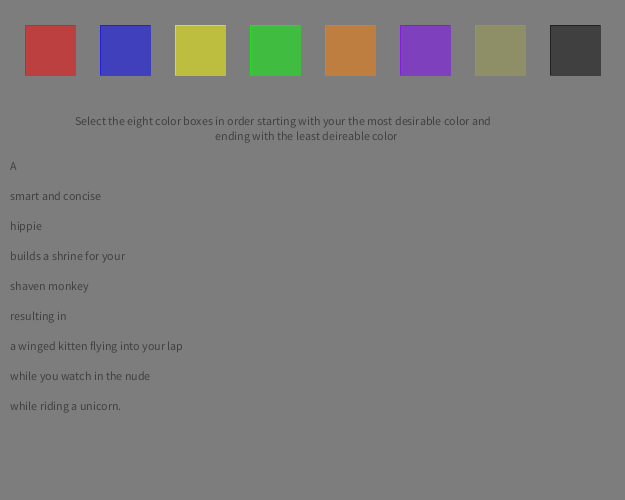
Frame 1 (no input)
Frame 2 (the mouse pressed at the canvas centre, redrawn once): identical to frame 1, image omitted

The Processing sketch that drew this single still picture (run headless with seeded random() and noise(); the mouse was pressed at the canvas centre and the sketch redrawn once):

// Processing sketch: Color_Based_Fortune
// ── Color_Based_Fortune.pde

ColorRecord[] allColors = new ColorRecord[8];
String[] colorName = {"Red", "Blue", "Yellow", "Green", "Orange", "Violet", "Brown", "Black"};
color[] cVals = {color(255, 0, 0, 125), color(0, 0, 255, 125), color(255, 255, 0, 125), color(0, 255, 0, 125), color(255, 127, 0, 125), color(127, 0, 255, 125), color(160, 160, 80, 125), color(0, 0, 0, 125)};
boolean[] decider = {true, true, false, true, false, true, false, false};
int[] deciderNum = {1, 2, 1, 1, 2, 2, 1, 2};
String[] p1Adj = {"brave and strong", "smart and concise", "balanced and rested", "optimistic and confident", "warm and comfortable", "true and spiritual", "srious and supportive", "safe and efficient"};
String[] p2Adj = {"warm and exciting", "trustful and efficient", "peaceful and harmonious", "friendly and creative", "fun and sensual", "luxurious and visionary", "warm and reliable", "sophisticated and substantial"};
String[] n1Adj = {"aggressive and defient", "cold and aloof", "boring and draining", "fearful and irrational", "deprived and frustrating", "introverted and informal", "heavy and not-so-fun", "cold and oppressive"};
String[] n2Adj = {"strained and ugly", "unkind and numbing", "stagnant and plain", "depressed and anxious", "frivilous and immature", "supressed and over-indulgent", "boring and unsophisticated", "heavy and menacing"};
String[] noun1 = {"fireman", "soldier", "hippie", "shaman", "rescue worker", "pilot or flight attendant", "lumberjack", "drunken sailor"};
String[] noun2 = {"woman riding a horse", "mailman", "exterminator", "librarian", "farm hand", "sexual interest of yours", "shrimp-boat captain", "satanist"};
String[] verb1 = {"gives you a", "praises you about your", "toasts you because of your", "builds a shrine for your", "lights on fire your", "makes love to you for your", "sings a merry song about your", "smells your"};
String[] verb2 = {"takes from you a", "scolds you about your", "watches you with your", "raises money for your", "pours orange paint on your", "spits on you because of your", "sees your", "drinks from your"};
String[] object1 = {"bomb", "new car", "collection of squids", "rather large genitalia", "shaven monkey", "holy grail", "kung-fu skills", "hairy back"};
String[] object2 = {"pair of velvet underwear", "wallet", "nasty sock", "presonal hygiene habits", "gilded yak", "rigid-hull inflatable boat", "pet Liger", "unsightly nose hair"};
boolean[] decider2 = {true, false, false, false, true, true, true, false};
int[] decider2Num = {2, 1, 2, 2, 1, 1, 2, 1};
String[] pResultPart1 = {"a box of money", "the tooth fairy", "you", "you", "your enemies", "world peace", "a winged kitten flying into your lap", "the dark lord"};
String[] pResultPart2 = {"landing in your back yard", "bringing you all of your teeth in a jeweled sack", "being granted total elightnment by the Dali Laama", "being sexually gratified aboad a UFO during an alien abduction", "spontaneously combusting and you becoming forever free of strife", "being restored", "while riding a unicorn", "granting you supreme power over everything in his realm"};
String[] nResultPart1 = {"a herd of stampeding buffalo", "a ripple in the space-time continuum", "the IRS", "you", "you", "the horses of the apocalypse", "a prehistoric wild mountain walrus", "your ID cards and money" };
String[] nResultPart2 = {"poop in your front yard", "interuppting your morning routine", "fining you for your unpaid taxes", "being the subject of a Scotland Yard investigation based on your activities as an inmate", "accidentally farting loudly while speaking before a large crowd", "being unleashed on your gorgeous vegetable garden", "skewering you with his tusks", "being cast into the eternal pit"};
String[] adv1 = {"swiftly", "with gusto", "under duress", "lovingly", "with pinache", "in the manner of Salvador Dali", "as if you were on fire", "while you watch in the nude"};
String[] adv2 = {"slowly", "in a half-hearted manner", "hastily", "spitefully", "clumsily", "in a calm and orderly fashion", "while you are sleping", "with a bang and a whimper"};
int which = 0;

void setup() {
  size (625, 500);
  background(125);
  initColorRecords();
  drawSelectionBoxes();
  displayInstructions();
  getColorSelections();
  displayFortune();
  noLoop();
}

void draw() {
}

void initColorRecords() {
  for (int i = 0; i < 8; i ++) {
    allColors[i] = new ColorRecord(colorName[i], cVals[i], (i * 75) + 25, 25, i);
    allColors[i].decider = decider[i];
    allColors[i].deciderNum = deciderNum[i];
    allColors[i].p1Adj = p1Adj[i];
    allColors[i].p2Adj = p2Adj[i];
    allColors[i].n1Adj = n1Adj[i];
    allColors[i].n2Adj = n2Adj[i];
    allColors[i].noun1 = noun1[i];
    allColors[i].noun2 = noun2[i];
    allColors[i].verb1 = verb1[i];
    allColors[i].verb2 = verb2[i];
    allColors[i].object1 = object1[i];
    allColors[i].object2 = object2[i];
    allColors[i].decider2 = decider2[i];
    allColors[i].decider2Num = decider2Num[i];
    allColors[i].pResultPart1 = pResultPart1[i];
    allColors[i].pResultPart2 = pResultPart2[i];
    allColors[i].nResultPart1 = nResultPart1[i];
    allColors[i].nResultPart2 = nResultPart2[i];
    allColors[i].adv1 = adv1[i];
    allColors[i].adv2 = adv2[i];
  }
}

void drawSelectionBoxes() {
  for (int i = 0; i < 8; i ++) {
    allColors[i].display();
  }
}

void displayInstructions() {
  text("Select the eight color boxes in order starting with your the most desirable color and", 75, 125);
  text("ending with the least deireable color", 215, 140);
}

void getColorSelections() {
  /*
  put clicked color in next slot
  increment the slot counter
  which = clicked on
  */ 
}

void mouseClicked () {
  for (int i = 0; i < 8; i ++) {
    if (allColors[i].isClickedOn(mouseX, mouseY)) {
      which = i; 
      break;
    }
  }
}

void displayFortune() {
  text("A ", 10, 170); 
  if (allColors[0].decider) {
    if (allColors[0].deciderNum == 1) {
      text(allColors[1].p1Adj, 10, 200);
      text(allColors[2].noun1, 10, 230);
      text(allColors[3].verb1, 10, 260);
      text(allColors[4].object1, 10, 290);
    } else {
      text(allColors[1].p2Adj, 10, 200);
      text(allColors[2].noun2, 10, 230);
      text(allColors[3].verb2, 10, 260);
      text(allColors[4].object2, 10, 290);
    }
  }

  if (! allColors[0].decider) {
    if (allColors[0].deciderNum == 1) {
      text(allColors[1].n1Adj, 10, 200);
      text(allColors[2].noun1, 10, 230);
      text(allColors[3].verb1, 10, 260);
      text(allColors[4].object1, 10, 290);
    } else {
      text(allColors[1].n2Adj, 10, 200);
      text(allColors[2].noun2, 10, 230);
      text(allColors[3].verb2, 10, 260);
      text(allColors[4].object2, 10, 290);
    }
  }

  text("resulting in", 10, 320);

  if (allColors[5].decider2) {
    if (allColors[5].decider2Num == 1) {
      text(allColors[6].pResultPart1, 10, 350);
      text(allColors[7].adv1, 10, 380);
      text(allColors[6].pResultPart2 + ".", 10, 410);
    } else {
      text(allColors[6].pResultPart1, 10, 350);
      text(allColors[7].adv2, 10, 380);
      text(allColors[6].pResultPart2 + ".", 10, 410);
    }
  }

  if (! allColors[5].decider2) {
    if (allColors[5].decider2Num == 1) {
      text(allColors[6].nResultPart1, 10, 350);
      text(allColors[7].adv1, 10, 380);
      text(allColors[6].nResultPart2 + ".", 10, 410);
    } else {
      text(allColors[6].nResultPart1, 10, 350);
      text(allColors[7].adv2, 10, 380);
      text(allColors[6].nResultPart2 + ".", 10, 410);
    }
  }
}
// ── Class_ColorRecord.pde
class ColorRecord {
  
  String colorName;
  color cVals;
  int x;
  int y;
  int selectOrder;
  boolean decider;
  int deciderNum;
  String p1Adj;
  String p2Adj;
  String n1Adj;
  String n2Adj;
  String noun1;
  String noun2;
  String verb1;
  String verb2;
  String object1;
  String object2;
  boolean decider2;
  int decider2Num;
  String pResultPart1;
  String pResultPart2;
  String nResultPart1;
  String nResultPart2;
  String adv1;
  String adv2;
  
  ColorRecord (String colorName, color cVals, int x, int y, int selectOrder) {
    this.colorName = colorName;
    this.cVals = cVals;
    this.x = x;
    this.y = y;
    this.selectOrder = selectOrder;
  }
  
  void display() {
    stroke(this.cVals);
    fill(this.cVals);
    rect(this.x, this.y, 50, 50);
  }
  
  boolean isClickedOn(int objectX, int objectY) {
    return (((x <= objectX) && (x + 50 >= objectX)) && ((y <= objectY) && (y + 50 >= objectY)));
  }

}
